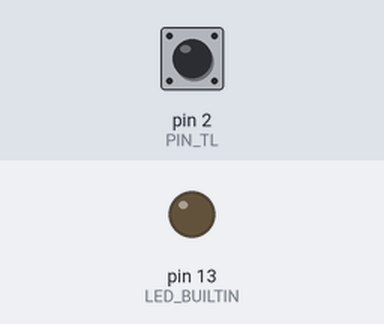
Recording of a sketch running on a simulated Arduino Uno, built with avr-gcc and run on an emulated ATmega328P. Parts: output pins drawn as LEDs (lit = HIGH). Dashed ring = blinking. The test bench sets the inputs (shaded band); at power-on: pin 2 (PIN_TL) HIGH.

Above: at 1.2 s.
1.3 s: pin 2 (PIN_TL) pulled LOW for 1 s
At 1.44 s:
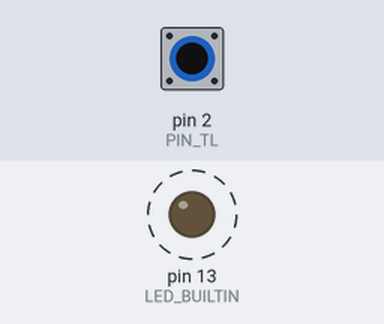
4.3 s: pin 2 (PIN_TL) pulled LOW for 3.2 s
At 8.1 s:
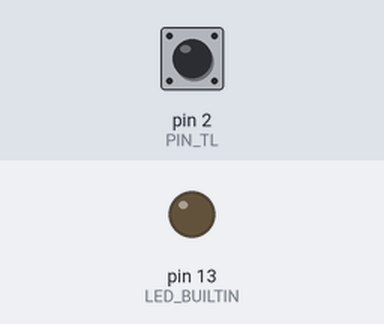
Timing chart, 0 to 9.6 s (numbered marks = the images above; inputs shaded):
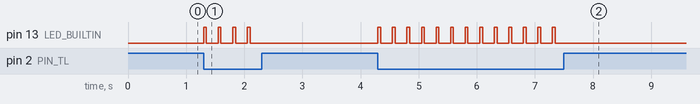

The sketch:

4.ino
```cpp
/*Připojte k Arduinu tlačítko na pin 2 a LED. Pomocí ext. přerušení reagujte na stisk tlačítka.
Pokud bude tlačítko stisknuto, bude LED blikat frekvencí 4 Hz se střídou 20 %. Po uvolnění tlačítka, LED bude zhasnuta.
Ošetřete zákmity.
*/
#define PIN_TL 2
#define ZAKMIT 20

bool StavTl;
bool PredchoziTl = HIGH;
bool TlStisk = false;
unsigned long PosledniZmenaTl = 0;
unsigned long PosledniCas;
int f = 4;
int s = 20;
int perioda = 1000 / f;
int DobaZapnuti = perioda * s /100;

void setup() {
  pinMode(PIN_TL, INPUT_PULLUP);
  pinMode(LED_BUILTIN, OUTPUT);
  attachInterrupt(digitalPinToInterrupt(PIN_TL), ObsluhaTl, CHANGE);
  Serial.begin(9600);
}

void loop() {
  if (TlStisk == true){
    if (millis() - PosledniCas >= perioda){
      PosledniCas = millis();
      digitalWrite (LED_BUILTIN, HIGH);
    }
      if (millis() - PosledniCas >= DobaZapnuti){
      digitalWrite (LED_BUILTIN, LOW);
    }


  }else{
    digitalWrite (LED_BUILTIN, LOW);
  }

}

void ObsluhaTl(){
  StavTl = digitalRead(PIN_TL);
  if (StavTl != PredchoziTl && millis() >= PosledniZmenaTl + ZAKMIT) {
    PredchoziTl = StavTl;
    PosledniZmenaTl = millis();
    if (StavTl == LOW){
      TlStisk = true;
    }else{
      TlStisk= false;
    }

  }
}
```

Measured:
- after the input at 1.3 s, pin 13 (LED_BUILTIN): alternates HIGH for 0.05 s and LOW for 0.20 s, 8 changes in all, then stays LOW, starting at once
- after the input at 4.3 s, pin 13 (LED_BUILTIN): alternates HIGH for 0.05 s and LOW for 0.20 s, 26 changes in all, then stays LOW, starting at once
